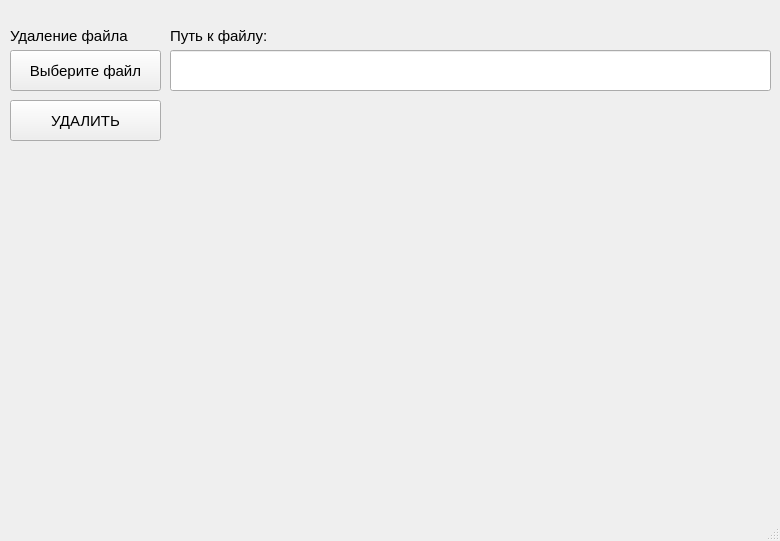
<?xml version="1.0" encoding="UTF-8"?>
<ui version="4.0">
 <class>MainWindow</class>
 <widget class="QMainWindow" name="MainWindow">
  <property name="geometry">
   <rect>
    <x>0</x>
    <y>0</y>
    <width>780</width>
    <height>541</height>
   </rect>
  </property>
  <property name="font">
   <font>
    <pointsize>11</pointsize>
   </font>
  </property>
  <property name="windowTitle">
   <string>PanicX</string>
  </property>
  <widget class="QWidget" name="centralwidget">
   <widget class="QLabel" name="label">
    <property name="geometry">
     <rect>
      <x>10</x>
      <y>20</y>
      <width>151</width>
      <height>31</height>
     </rect>
    </property>
    <property name="text">
     <string>Удаление файла</string>
    </property>
   </widget>
   <widget class="QPushButton" name="btnBrowse">
    <property name="geometry">
     <rect>
      <x>10</x>
      <y>50</y>
      <width>151</width>
      <height>41</height>
     </rect>
    </property>
    <property name="text">
     <string>Выберите файл</string>
    </property>
   </widget>
   <widget class="QLineEdit" name="lineEdit">
    <property name="geometry">
     <rect>
      <x>170</x>
      <y>50</y>
      <width>601</width>
      <height>41</height>
     </rect>
    </property>
    <property name="text">
     <string/>
    </property>
   </widget>
   <widget class="QLabel" name="label_2">
    <property name="geometry">
     <rect>
      <x>170</x>
      <y>25</y>
      <width>121</width>
      <height>21</height>
     </rect>
    </property>
    <property name="text">
     <string>Путь к файлу:</string>
    </property>
   </widget>
   <widget class="QPushButton" name="btnDelete">
    <property name="geometry">
     <rect>
      <x>10</x>
      <y>100</y>
      <width>151</width>
      <height>41</height>
     </rect>
    </property>
    <property name="text">
     <string>УДАЛИТЬ</string>
    </property>
   </widget>
   <widget class="QLabel" name="label_3">
    <property name="geometry">
     <rect>
      <x>680</x>
      <y>500</y>
      <width>91</width>
      <height>16</height>
     </rect>
    </property>
    <property name="text">
     <string/>
    </property>
   </widget>
  </widget>
  <widget class="QStatusBar" name="statusbar"/>
 </widget>
 <resources/>
 <connections/>
</ui>
